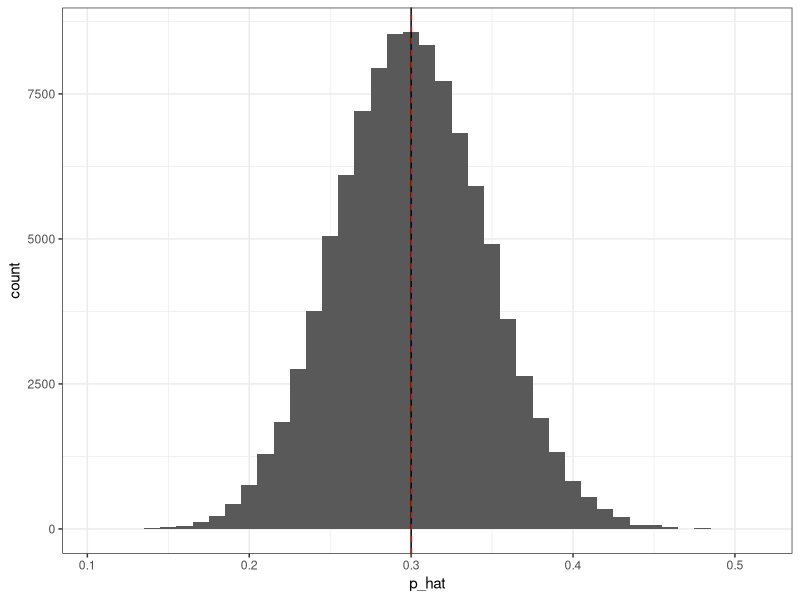

Recreate this plot in R. (Note: this script raises an error after producing the figure.)
## ---- chunk 1
knitr::opts_chunk$set(echo = TRUE)
## ---- chunk 2
library(tidyverse)
library(ggplot2)
theme_set(theme_bw())
set.seed(42)

## ---- chunk 3
estimate_coin_bais <- function(n, p){
  mean(rbinom(n, 1, p))
}

n <- 100
p <- 0.3
p_hat <- replicate(1e5, estimate_coin_bais(n, p))

# Plot the sampling distribution
ggplot(data = data.frame(p_hat))+
  geom_histogram(mapping = aes(x = p_hat), binwidth = 0.01)+
  geom_vline(xintercept=p)+
  geom_vline(xintercept=mean(p_hat), linetype=2, color = "red")
  
print(paste("n =", n, "p = ", p, "p_hat_bar = ", mean(p_hat)))

plot_data <- data.frame()
for(n in c(100, 200, 400, 800)){
  tmp <- data.frame(n = n, p_hat = replicate(1e5, estimate_coin_bias(n, p)))
  plot_data <- rbind(plot_data, tmp)
}

ggplot(data = plot_data)+
  geom_histogram(mapping = aes(x = p_hat), binwidth = 0.01)+
  facet_wrap(~ n, nrow = 1)

se_data <- plot_data %>%
  group_by(n) %>%
  summarize(se  = sd(p_hat))

ggplot(data = se_data)+
  geom_point(mapping = aes(x = n, y = se))+
  stat_function(fun= function(n) {sqrt(p * (1-p) / n)}, linetype = 2)
       
## ---- chunk 4
summary(cars)
## ---- chunk 5
plot(pressure)
